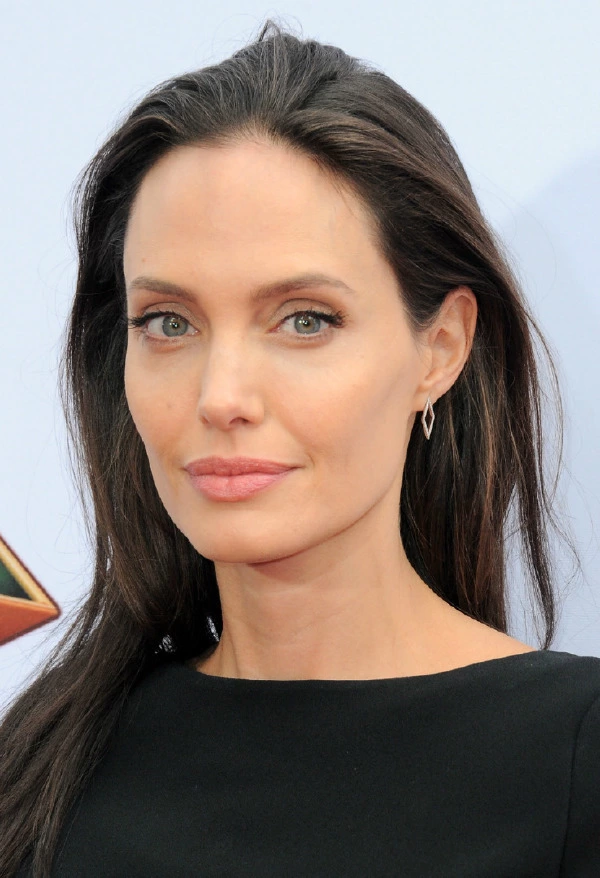
#> input picture assets/test_images/angelina_jolie.jpg, 600 x 878 px; its folder holds only this picture in this run
$ python -i aging.py   (imports and definitions only)
#> lines starting #> are read from the running program, lines starting #| are printed output that depends on the picture; after the words box and inside, x2 and y2 are one past the last pixel; in counts of white or black regions, pixels touching at a corner belong together
#> further down, picture is the input picture: shape (878, 600, 3); mean B, G, R 116.8, 123.3, 135.9
### modules/hair_segmenter.py
"""Hair segmentation via MediaPipe SelfieMulticlassSegmentation.

Output category indices: 0=background, 1=hair, 2=body-skin, 3=face-skin,
4=clothes, 5=others/accessories.
"""

from pathlib import Path
from threading import Lock

import cv2
import numpy as np
import mediapipe as mp
from mediapipe.tasks import python as mp_python
from mediapipe.tasks.python import vision as mp_vision


_MODEL_PATH = Path(__file__).resolve().parents[1] / "selfie_multiclass_256x256.tflite"
_HAIR_CLASS = 1
_BODY_SKIN_CLASS = 2
_FACE_SKIN_CLASS = 3
_segmenter_singleton = None
_segmenter_lock = Lock()


class HairSegmenter:
    def __init__(self, model_path: Path = _MODEL_PATH):
        if not model_path.exists():
            raise FileNotFoundError(f"Segmentation model not found: {model_path}")
        options = mp_vision.ImageSegmenterOptions(
            base_options=mp_python.BaseOptions(model_asset_buffer=model_path.read_bytes()),
            running_mode=mp_vision.RunningMode.IMAGE,
            output_category_mask=True,
            output_confidence_masks=True,
        )
        self._segmenter = mp_vision.ImageSegmenter.create_from_options(options)
        # The live camera segments on a background thread while the photo path
        # may segment in FastAPI's threadpool. The underlying graph isn't safe
        # for concurrent calls, so serialize them.
        self._call_lock = Lock()

    # [46 lines left out: function _segment_classes, not called in this run]

    def segment(self, image_bgr: np.ndarray) -> np.ndarray:
        """Return a float32 hair-probability map in [0, 1] sized to image_bgr."""
        return self._segment_classes(image_bgr, [_HAIR_CLASS])

    def segment_skin(self, image_bgr: np.ndarray) -> np.ndarray:
        """Return a float32 skin-probability map (face + neck/body) in [0, 1]."""
        return self._segment_classes(image_bgr, [_FACE_SKIN_CLASS, _BODY_SKIN_CLASS])

    def segment_head(self, image_bgr: np.ndarray) -> np.ndarray:
        """Return a float32 head-probability map (hair + face-skin) in [0, 1]."""
        return self._segment_classes(image_bgr, [_HAIR_CLASS, _FACE_SKIN_CLASS])

    # [7 lines left out: function head_bbox, not called in this run]


def get_hair_segmenter() -> HairSegmenter:
    global _segmenter_singleton
    if _segmenter_singleton is None:
        with _segmenter_lock:
            if _segmenter_singleton is None:
                _segmenter_singleton = HairSegmenter()
    return _segmenter_singleton

### modules/aging.py
import cv2
import numpy as np

from utils.image_utils import recolor_preserve_luminance


# MediaPipe FaceMesh landmark indices (refine_landmarks=True, 478 points)
FACE_OVAL = [
    10, 338, 297, 332, 284, 251, 389, 356, 454, 323, 361, 288,
    397, 365, 379, 378, 400, 377, 152, 148, 176, 149, 150, 136,
    172, 58, 132, 93, 234, 127, 162, 21, 54, 103, 67, 109
]
LEFT_EYE_OUTER = 33
RIGHT_EYE_OUTER = 263
LEFT_EYE_LOWER = 145
RIGHT_EYE_LOWER = 374
LEFT_EYEBROW_OUTER = 70
RIGHT_EYEBROW_OUTER = 300
LEFT_EYEBROW_INNER = 55
RIGHT_EYEBROW_INNER = 285
GLABELLA = 9
FOREHEAD_TOP = 10
NOSE_WING_LEFT = 64
NOSE_WING_RIGHT = 294
MOUTH_CORNER_LEFT = 61
MOUTH_CORNER_RIGHT = 291
CHIN = 152
JAW_LEFT = 172
JAW_RIGHT = 397
EYE_HOLE_LEFT = [33, 133, 160, 159, 158, 157, 173, 153, 144, 145, 146]
EYE_HOLE_RIGHT = [362, 263, 387, 386, 385, 384, 398, 373, 374, 380, 381]
LIPS_OUTER = [61, 146, 91, 181, 84, 17, 314, 405, 321, 375, 291,
              409, 270, 269, 267, 0, 37, 39, 40, 185]


def clip_uint8(image):
    return np.clip(image, 0, 255).astype(np.uint8)


# [11 lines left out: functions normalize_image, _lm, not called in this run]


def create_face_mask(image, landmarks=None, feather=21, include_body_skin=True):
    """
    Build a soft skin mask for aging/de-aging.

    Preference order:
      1. MediaPipe selfie-multiclass segmenter (face-skin + body-skin):
         covers full forehead, neck, throat, ears — no chin seam.
      2. MediaPipe face-oval polygon from landmarks (face only).
      3. HSV skin thresholding.

    Eyes and lips are excluded so tonal changes don't tint them.
    """
    h, w = image.shape[:2]

    seg_mask = None
    if include_body_skin:
        try:
            from modules.hair_segmenter import get_hair_segmenter
            segmenter = get_hair_segmenter()
            seg_mask = segmenter.segment_skin(image)
            if seg_mask.sum() < 100:  # segmentation failed / no person
                seg_mask = None
        except Exception:
            seg_mask = None

    if seg_mask is not None:
        mask = (seg_mask * 255).astype(np.uint8)

        # Still cut out eyes and lips from the segmenter mask
        if landmarks is not None:
            for hole_indices in (EYE_HOLE_LEFT, EYE_HOLE_RIGHT, LIPS_OUTER):
                if len(landmarks) > max(hole_indices):
                    hole_pts = np.array(
                        [landmarks[i] for i in hole_indices],
                        dtype=np.int32
                    )
                    cv2.fillPoly(mask, [cv2.convexHull(hole_pts)], 0)

        if feather > 0:
            k = feather if feather % 2 == 1 else feather + 1
            mask = cv2.GaussianBlur(mask, (k, k), 0)

        mask = mask.astype(np.float32) / 255.0
        return np.expand_dims(mask, axis=2)

    if landmarks is not None and len(landmarks) > max(FACE_OVAL):
        mask = np.zeros((h, w), dtype=np.uint8)

        oval_pts = np.array(
            [landmarks[i] for i in FACE_OVAL],
            dtype=np.int32
        )
        cv2.fillConvexPoly(mask, cv2.convexHull(oval_pts), 255)

        for hole_indices in (EYE_HOLE_LEFT, EYE_HOLE_RIGHT, LIPS_OUTER):
            if len(landmarks) > max(hole_indices):
                hole_pts = np.array(
                    [landmarks[i] for i in hole_indices],
                    dtype=np.int32
                )
                cv2.fillPoly(mask, [cv2.convexHull(hole_pts)], 0)

        if feather > 0:
            k = feather if feather % 2 == 1 else feather + 1
            mask = cv2.GaussianBlur(mask, (k, k), 0)

        mask = mask.astype(np.float32) / 255.0
        return np.expand_dims(mask, axis=2)

    # Fallback: HSV skin thresholding
    hsv = cv2.cvtColor(image, cv2.COLOR_BGR2HSV)
    lower_skin = np.array([0, 20, 60], dtype=np.uint8)
    upper_skin = np.array([25, 255, 255], dtype=np.uint8)
    mask = cv2.inRange(hsv, lower_skin, upper_skin)
    kernel = np.ones((5, 5), np.uint8)
    mask = cv2.morphologyEx(mask, cv2.MORPH_OPEN, kernel)
    mask = cv2.morphologyEx(mask, cv2.MORPH_CLOSE, kernel)
    mask = cv2.GaussianBlur(mask, (15, 15), 0)
    mask = mask.astype(np.float32) / 255.0
    return np.expand_dims(mask, axis=2)


def create_skin_mask(image, landmarks=None):
    """Backwards-compatible alias for create_face_mask."""
    return create_face_mask(image, landmarks=landmarks)


def blend_with_mask(original, processed, mask):
    original = original.astype(np.float32)
    processed = processed.astype(np.float32)

    result = original * (1 - mask) + processed * mask
    return clip_uint8(result)


# =========================================================
# AGING FUNCTIONS
# =========================================================

def high_frequency_boost(image, intensity=0.5):
    """
    Subtle unsharp-mask style boost that emphasizes existing micro-shadows
    (faint creases, pores, eye-corner lines) without amplifying noise.
    """
#> called with intensity = 0.5
    intensity = np.clip(intensity, 0, 1)

    img_float = image.astype(np.float32)
    blurred = cv2.GaussianBlur(img_float, (0, 0), sigmaX=2.5)
    high_freq = img_float - blurred
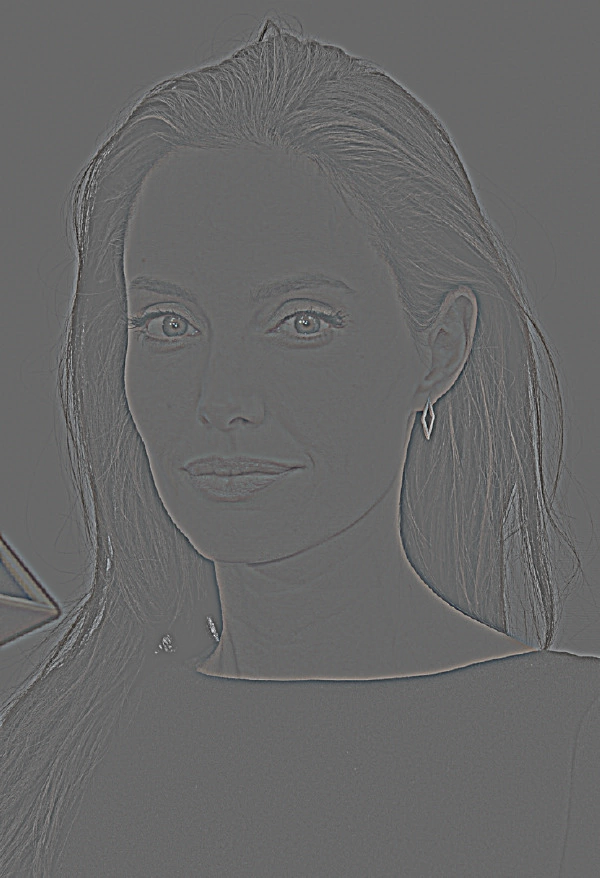
#> high_freq: shape (878, 600, 3) float32; mean B, G, R 0, 0, 0; drawn with min black and max white

    gain = 0.15 + 0.25 * intensity
    boosted = img_float + high_freq * gain
    return clip_uint8(boosted)


def deepen_skin_shadows(image, intensity=0.5):
    """
    Natural crease/wrinkle deepening — no drawn marks.

    Darkens the regions that are *already* in shadow on the face (the real
    creases: nasolabial folds, under-eye, forehead lines, mouth corners) by
    amplifying wherever local luminance dips below its neighbourhood. Two scales
    catch both fine lines and broader folds. Because it follows the image's own
    structure it reads as natural at any head angle, unlike landmark-drawn lines.
    """
#> called with intensity = 0.5
    intensity = np.clip(intensity, 0, 1)

    img = image.astype(np.float32)
    h, w = image.shape[:2]

    # The shadow map is smooth, so build it at half resolution for speed and
    # upscale — roughly 4x fewer pixels through the (costly) large blur.
    small = cv2.resize(cv2.cvtColor(image, cv2.COLOR_BGR2GRAY),
                       (max(w // 2, 1), max(h // 2, 1)),
                       interpolation=cv2.INTER_AREA).astype(np.float32)
    base = max(small.shape[:2])

    shadow = np.zeros_like(small)
    # Fine scale -> pores / fine lines; medium scale -> nasolabial & forehead folds.
    for sigma, weight in ((base * 0.010, 0.6), (base * 0.035, 1.0)):
        blur = cv2.GaussianBlur(small, (0, 0), sigmaX=max(sigma, 1.0))
        deficit = np.clip(blur - small, 0.0, None)   # darker than its surroundings
        shadow += weight * deficit
#> this loop made 2 passes
#> pass 1, in deepen_skin_shadows, `blur = cv2.GaussianBlur(small, (0, 0), sigmaX=max(sigma, 1.0))`:
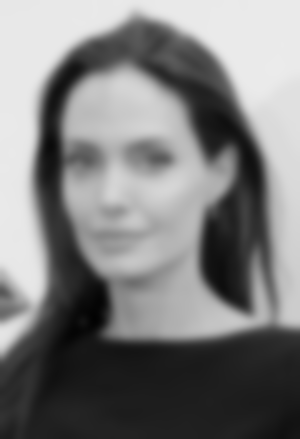
#> blur: shape (439, 300) float32; min 2.65, max 235.4, mean 125.9

    # Protect already-dark features (eyebrows, nostrils, hairline): real skin
    # creases are mid-tone dips, so fade the effect out below ~100 luminance.
    feature_gate = np.clip((small - 55.0) / 45.0, 0.0, 1.0)
    shadow *= feature_gate
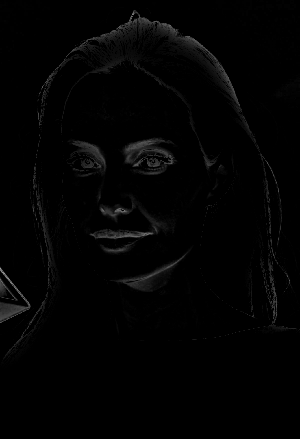
#> shadow: shape (439, 300) float32; min 0, max 159.8, mean 2.9

    # Robust normalise so a handful of very dark pixels don't dominate.
    scale = float(np.percentile(shadow, 99)) + 1e-3
#> scale = 56.2
    shadow = np.clip(shadow / scale, 0.0, 1.0)
    shadow = cv2.resize(shadow, (w, h), interpolation=cv2.INTER_LINEAR)
#> shadow: shape (878, 600) float32
    shadow = cv2.GaussianBlur(shadow, (0, 0), sigmaX=1.5)

    # Darken proportionally to existing shadow depth.
    darken = 1.0 - (0.40 * intensity) * shadow[:, :, np.newaxis]
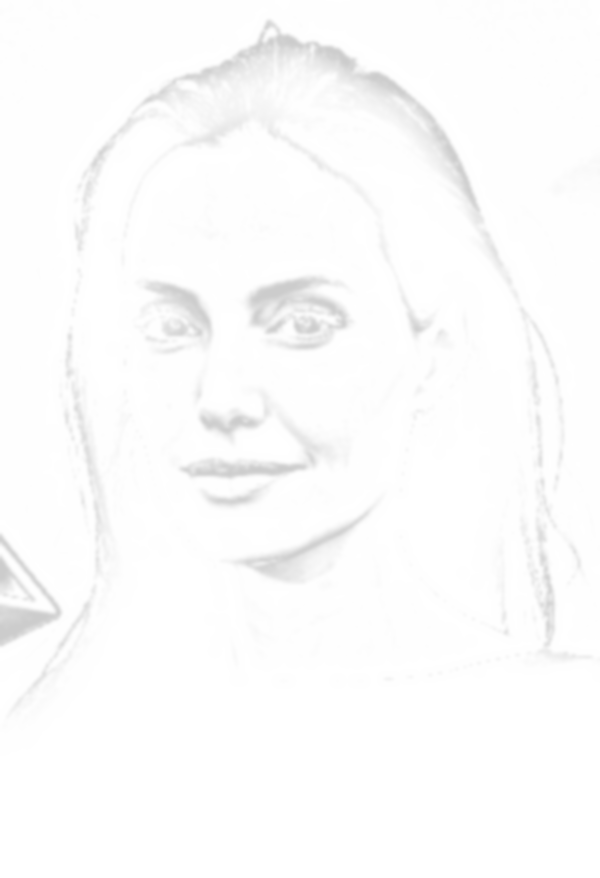
#> darken: shape (878, 600, 1) float32; min 0.8, max 1, mean 0.99
    return clip_uint8(img * darken)


# [33 lines left out: function fft_high_pass_aging, not called in this run]


def add_wrinkle_texture(image, intensity=0.5, seed=42):
#> called with intensity = 0.275, seed = 42
    intensity = np.clip(intensity, 0, 2)

    rng = np.random.default_rng(seed)
    img = image.astype(np.float32)

    noise = rng.normal(0, 1, img.shape).astype(np.float32)
    noise = cv2.GaussianBlur(noise, (7, 7), 0)

    texture_strength = 8.0 + 15.0 * intensity
    textured = img + noise * texture_strength

    return clip_uint8(textured)


# [192 lines left out: functions add_wrinkle_lines, grey_hair, not called in this run]


def adjust_aging_tone(image, intensity=0.5):
    """Sallow aging tone: desaturate, push slightly olive/sallow (less rosy,
    less blue), drop a little luminance and flatten contrast. Older skin is
    less saturated and less radiant than young skin."""
#> called with intensity = 0.275
    intensity = np.clip(intensity, 0, 1)

    # Flatten contrast (alpha < 1) and darken slightly (beta < 0).
    alpha = 1.0 - 0.06 * intensity
    beta = -6.0 * intensity
    toned = cv2.convertScaleAbs(image, alpha=alpha, beta=beta)

    # Desaturate.
    hsv = cv2.cvtColor(toned, cv2.COLOR_BGR2HSV).astype(np.float32)
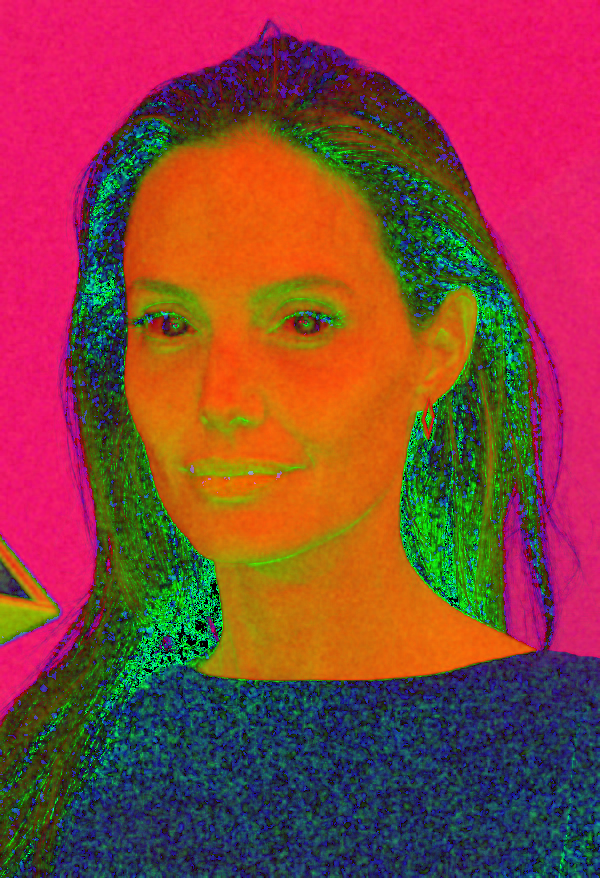
#> hsv: shape (878, 600, 3) float32; mean B, G, R 60.7, 67, 136.4
    hsv[:, :, 1] *= 1.0 - 0.22 * intensity
    toned = cv2.cvtColor(
        np.clip(hsv, 0, 255).astype(np.uint8),
        cv2.COLOR_HSV2BGR
    )

    # Sallow/olive cast: trim blue and red (rosiness), hold green (BGR order).
    toned = toned.astype(np.float32)
    toned[:, :, 0] *= 1.0 - 0.08 * intensity   # B down
    toned[:, :, 1] *= 1.0 + 0.01 * intensity   # G hold
    toned[:, :, 2] *= 1.0 - 0.05 * intensity   # R down

    return clip_uint8(toned)


def apply_aging(image, intensity=0.5, use_fft=False, use_skin_mask=True,
                landmarks=None, include_body_skin=True):
    """
    Natural skin aging — built from the face's own structure, no drawn marks.

    Layers (all confined to the feathered skin mask):
      1. high-frequency boost  — emphasise pores / micro-detail
      2. deepen_skin_shadows   — darken real creases (nasolabial, under-eye,
                                 forehead) so wrinkles deepen naturally
      3. wrinkle texture        — subtle pore grain
      4. sallow tone            — desaturate + olive cast + flatter, dimmer skin

    Hair greying is NOT done here (it would be reverted by the face-oval blend);
    the caller applies it separately with a real hair mask via grey_hair().

    include_body_skin=False uses the cheap 1 ms landmark face-oval mask instead
    of the ~235 ms segmentation model, for the live camera path.
    """
    if image is None:
        raise ValueError("Input image is empty.")

    intensity = np.clip(intensity, 0, 1)
    original = image.copy()

    soft_intensity = intensity * 0.55

    aged = high_frequency_boost(original, intensity)
    aged = deepen_skin_shadows(aged, intensity)
    aged = add_wrinkle_texture(aged, soft_intensity)
    aged = adjust_aging_tone(aged, soft_intensity)

    if use_skin_mask:
        mask = create_face_mask(original, landmarks=landmarks,
                                include_body_skin=include_body_skin)
#> in create_face_mask, `mask = cv2.inRange(hsv, lower_skin, upper_skin)`:
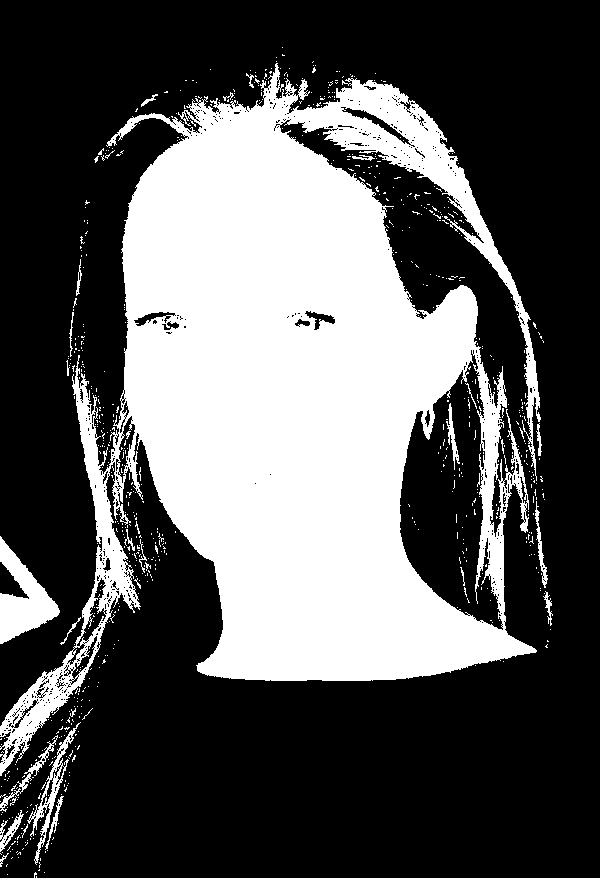
#> mask: shape (878, 600); 34.4% white; 747 white regions (716 under 20 px), largest, box (x1, y1, x2, y2) and area: (0, 63, 541, 776) 172653, (0, 536, 60, 644) 2970, (27, 722, 81, 865) 1037
#> in create_face_mask, `mask = cv2.GaussianBlur(mask, (15, 15), 0)`:
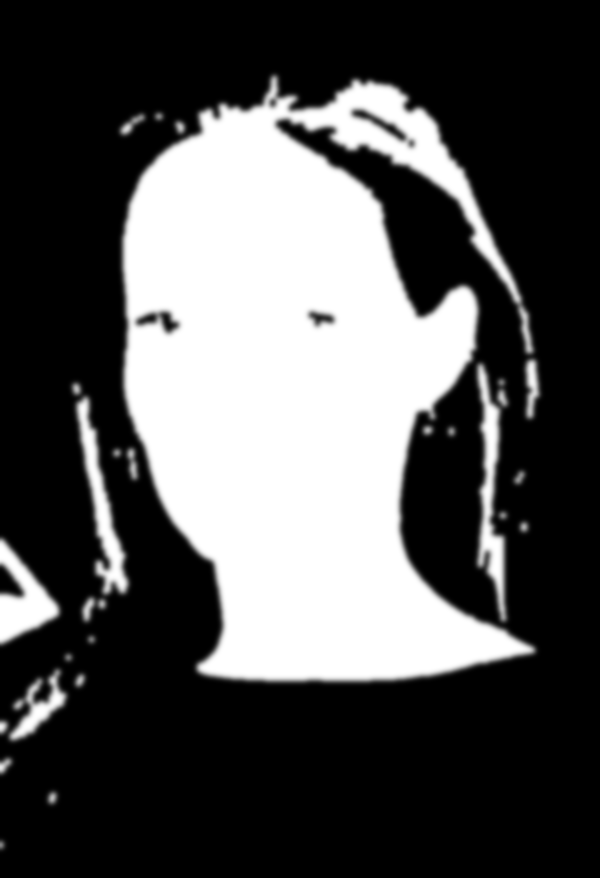
#> mask: shape (878, 600); min 0, max 255, mean 80.7
        aged = blend_with_mask(original, aged, mask)

    return aged


# =========================================================
# DE-AGING FUNCTIONS
# =========================================================

# [334 lines left out: functions edge_preserving_smoothing, reduce_high_frequency, fft_low_pass_deaging, brighten_under_eye_area, add_skin_glow, restore_young_skin_color and 7 more, not called in this run]

# =========================================================
# MAIN PIPELINE
# =========================================================

def aging_deaging_pipeline(image, mode="aging", intensity=0.5, landmarks=None,
                           fast=False):
    """fast=True swaps the ~235 ms segmentation skin mask for the 1 ms landmark
    face-oval mask, making aging/de-aging cheap enough for the live camera.

    This returns SKIN aging only. Hair greying is the caller's job because it
    must run on the full image, not this (often face-cropped) input: the live
    path greys with the background segmenter's tracked mask, and the photo path
    (app.py) greys the composited full-resolution output via grey_hair().
    """
    if image is None:
        raise ValueError("Input image is empty.")

    intensity = np.clip(intensity, 0, 1)
    include_body_skin = not fast

    if mode == "aging":
        return apply_aging(
            image, intensity=intensity, use_skin_mask=True,
            landmarks=landmarks, include_body_skin=include_body_skin
        )

    elif mode == "deaging":
        return apply_deaging(
            image, intensity=intensity, use_skin_mask=True,
            landmarks=landmarks, include_body_skin=include_body_skin
        )

    else:
        raise ValueError("Mode must be 'aging' or 'deaging'.")

>>> import cv2
>>> picture = cv2.imread('../assets/test_images/angelina_jolie.jpg')
>>> result = aging_deaging_pipeline(picture)

$ run again, on assets/test_images/miley_cyrus.png
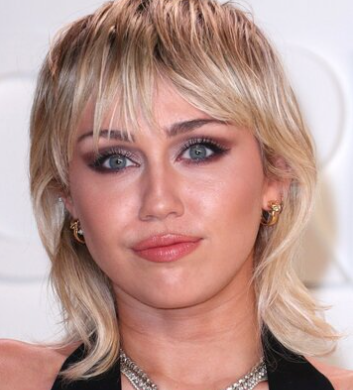
#> input picture assets/test_images/miley_cyrus.png, 353 x 390 px
#> picture is the input picture: shape (390, 353, 3); mean B, G, R 143.1, 150.7, 186.6
#> in deepen_skin_shadows, `shadow *= feature_gate`:
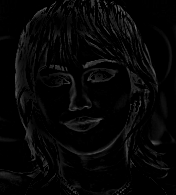
#> shadow: shape (195, 176) float32; min 0, max 105.6, mean 6.6
#> scale = 56.44
#> in create_face_mask, `mask = cv2.GaussianBlur(mask, (15, 15), 0)`:
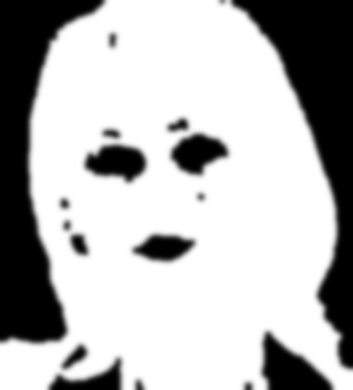
#> mask: shape (390, 353); min 0, max 255, mean 181.3

$ run again, on assets/test_images/millie_bobby_brown.png
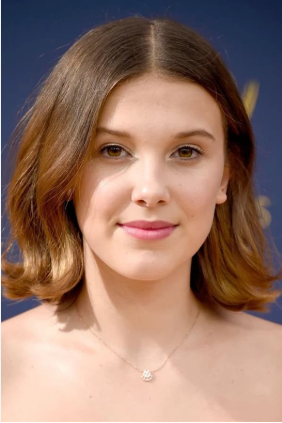
#> input picture assets/test_images/millie_bobby_brown.png, 282 x 423 px
#> picture is the input picture: shape (423, 282, 3); mean B, G, R 103.7, 117.2, 149.4
#> in deepen_skin_shadows, `shadow *= feature_gate`:
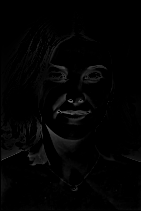
#> shadow: shape (211, 141) float32; min 0, max 112.1, mean 3.3
#> scale = 43.3
#> in create_face_mask, `mask = cv2.GaussianBlur(mask, (15, 15), 0)`:
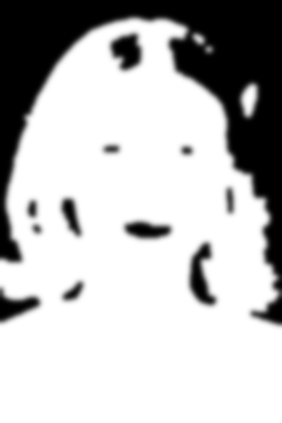
#> mask: shape (423, 282); min 0, max 255, mean 188.8
